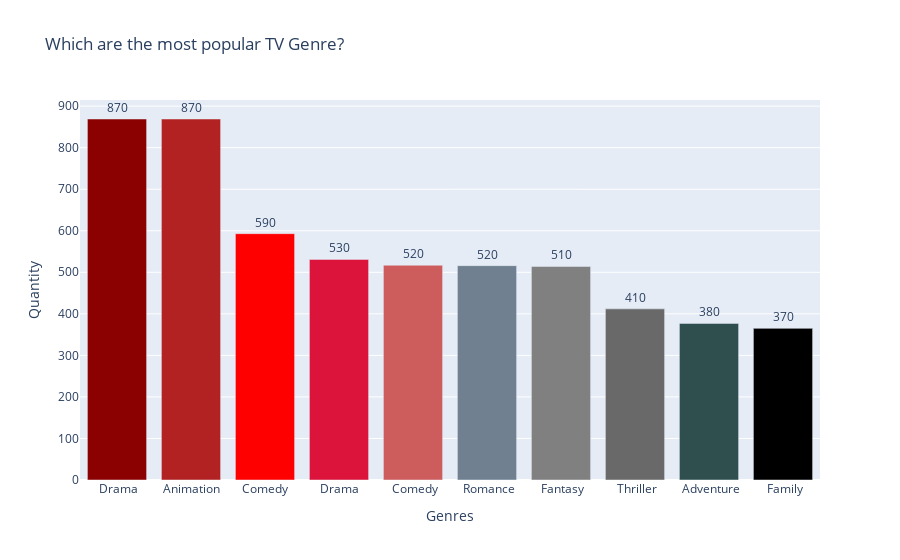

Source (notebook cell):
### Code cell
fig = go.Figure(data=[go.Bar(
    x = top_10_s_gen.index,
    y = top_10_s_gen['Counts of Genres in Tv Series'],
    text = top_10_s_gen['Counts of Genres in Tv Series'],
    textposition='auto',
    marker_color=colors_10 # marker color can be a single color value or an iterable
)])
fig.update_traces(texttemplate='%{text:.2s}', textposition='outside')
fig.update_layout(title_text= 'Which are the most popular TV Genre?',
                  uniformtext_minsize=8, uniformtext_mode='hide',
                  yaxis=dict(
                  title='Quantity',
                  titlefont_size=14),
                  xaxis=dict(
                  title='Genres',
                  titlefont_size=14))

### Figure 1 — Plotly figure (JSON) as saved in the notebook; plotly's stock layout.template omitted (floating-point values rounded to 4 significant figures)
{"data": [{"marker": {"color": ["DarkRed", "FireBrick", "Red", "Crimson", "IndianRed", "slategray", "gray", "dimgrey", "DarkSlateGrey", "black"]}, "text": [869, 869, 593, 531, 517, 516, 514, 412, 377, 365], "textposition": "outside", "texttemplate": "%{text:.2s}", "type": "bar", "x": [" Drama", "Animation", "Comedy", "Drama", " Comedy", " Romance", " Fantasy", " Thriller", " Adventure", " Family"], "y": [869, 869, 593, 531, 517, 516, 514, 412, 377, 365]}], "layout": {"title": {"text": "Which are the most popular TV Genre?"}, "uniformtext": {"minsize": 8, "mode": "hide"}, "xaxis": {"title": {"font": {"size": 14}, "text": "Genres"}}, "yaxis": {"title": {"font": {"size": 14}, "text": "Quantity"}}}}
